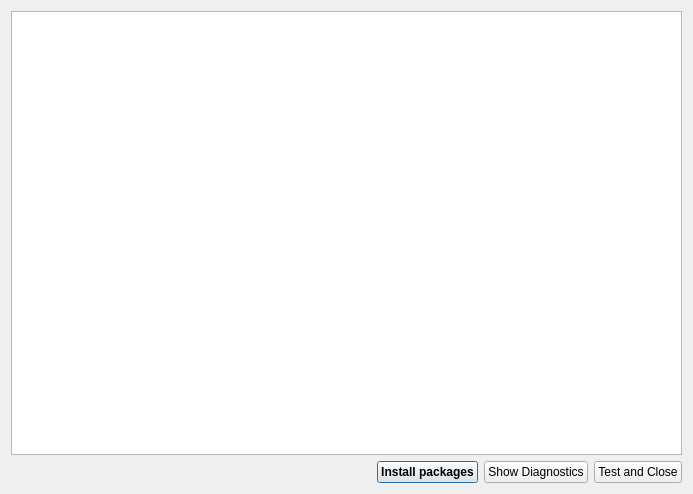
<?xml version="1.0" encoding="UTF-8"?>
<!--
This file is based on code from the QGIS plugin "Deepness"
(https://github.com/PUTvision/qgis-plugin-deepness, licensed under the Apache License, Version 2.0).

Original copyright: 2021-2025 PUT vision, Przemyslaw Aszkowski
Licensed under the Apache License, Version 2.0 (the "License");
you may not use this file except in compliance with the License.
You may obtain a copy of the License at

    http://www.apache.org/licenses/LICENSE-2.0

Unless required by applicable law or agreed to in writing, software
distributed under the License is distributed on an "AS IS" BASIS,
WITHOUT WARRANTIES OR CONDITIONS OF ANY KIND, either express or implied.
See the License for the specific language governing permissions and
limitations under the License.

Modifications have been made by Tanja Kempen / TrailScan in 2025:
 - Adapted for use in the TrailScan QGIS plugin
-->
<ui version="4.0">
 <class>PackagesInstallerDialog</class>
 <widget class="QDialog" name="PackagesInstallerDialog">
  <property name="geometry">
   <rect>
    <x>0</x>
    <y>0</y>
    <width>693</width>
    <height>494</height>
   </rect>
  </property>
  <property name="windowTitle">
   <string>TrailScan - Packages Installer Dialog</string>
  </property>
  <layout class="QGridLayout" name="gridLayout_2">
   <item row="0" column="0">
    <layout class="QGridLayout" name="gridLayout">
     <item row="0" column="0">
      <widget class="QTextBrowser" name="textBrowser_log"/>
     </item>
    </layout>
   </item>
   <item row="1" column="0">
    <layout class="QHBoxLayout" name="horizontalLayout">
     <item>
      <spacer name="horizontalSpacer">
       <property name="orientation">
        <enum>Qt::Horizontal</enum>
       </property>
       <property name="sizeHint" stdset="0">
        <size>
         <width>40</width>
         <height>20</height>
        </size>
       </property>
      </spacer>
     </item>
     <item>
      <widget class="QPushButton" name="pushButton_install_packages">
       <property name="font">
        <font>
         <weight>75</weight>
         <bold>true</bold>
        </font>
       </property>
       <property name="text">
        <string>Install packages</string>
       </property>
      </widget>
     </item>
     <item>
      <widget class="QPushButton" name="pushButton_diagnostics">
       <property name="text">
        <string>Show Diagnostics</string>
       </property>
      </widget>
     </item>
     <item>
      <widget class="QPushButton" name="pushButton_close">
       <property name="text">
        <string>Test and Close</string>
       </property>
      </widget>
     </item>
    </layout>
   </item>
  </layout>
 </widget>
 <resources/>
 <connections/>
</ui>
